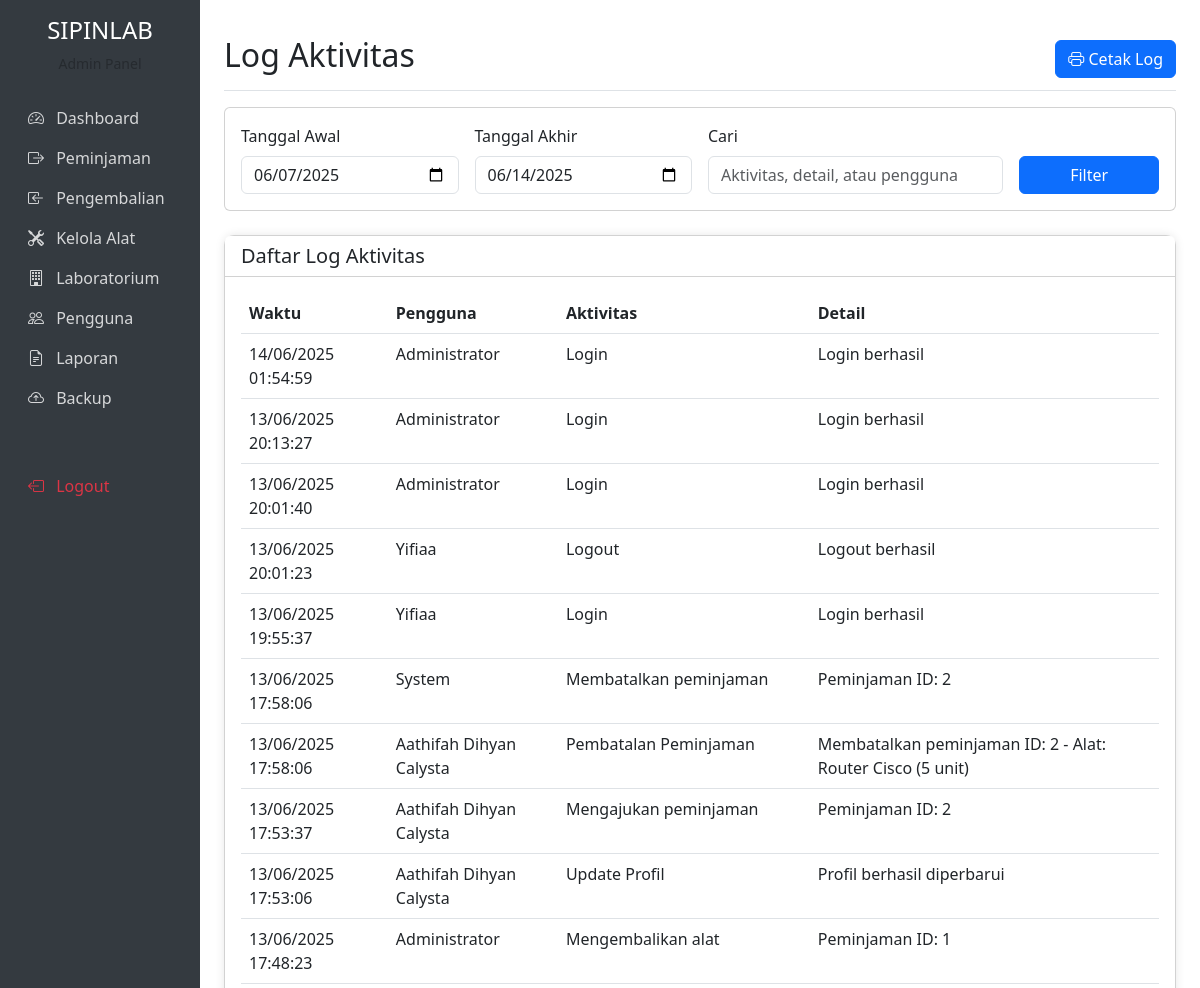
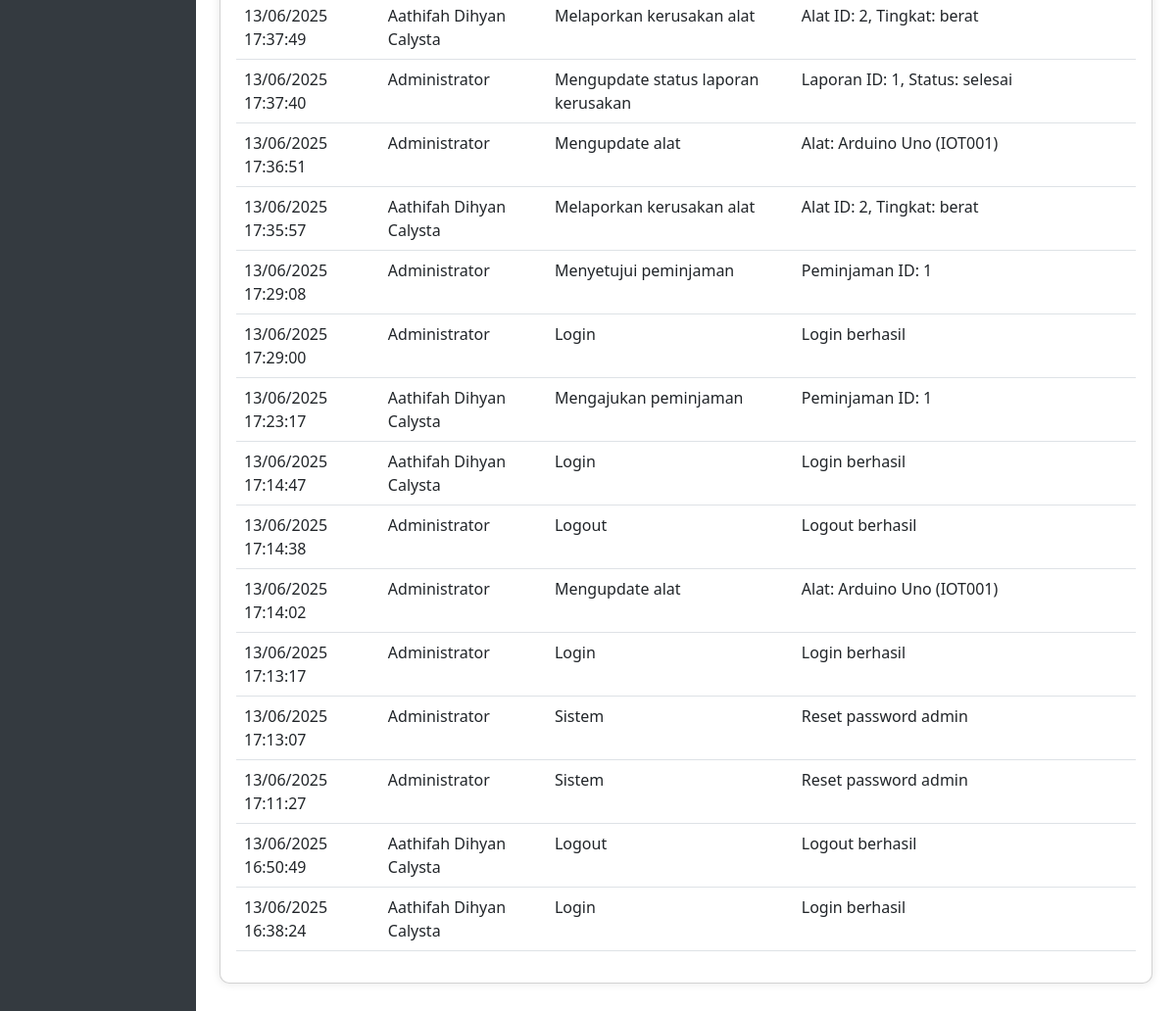
Page /admin/log_aktivitas.php (signed in) on the committed database (2 pictures, top to bottom).
### tables this page shows
CREATE TABLE `log_aktivitas` (
  `id` int NOT NULL AUTO_INCREMENT,
  `id_pengguna` int DEFAULT NULL,
  `aktivitas` varchar(255) NOT NULL,
  `detail` text,
  `created_at` timestamp NOT NULL DEFAULT CURRENT_TIMESTAMP,
  PRIMARY KEY (`id`),
  KEY `idx_log_aktivitas_user` (`id_pengguna`),
  CONSTRAINT `log_aktivitas_ibfk_1` FOREIGN KEY (`id_pengguna`) REFERENCES `pengguna` (`id`)
);

CREATE TABLE `pengguna` (
  `id` int NOT NULL AUTO_INCREMENT,
  `username` varchar(50) NOT NULL,
  `password` varchar(255) NOT NULL,
  `nama_lengkap` varchar(100) NOT NULL,
  `npm` varchar(20) DEFAULT NULL,
  `role` enum('admin','mahasiswa') NOT NULL,
  `created_at` timestamp NOT NULL DEFAULT CURRENT_TIMESTAMP,
  `updated_at` timestamp NOT NULL DEFAULT CURRENT_TIMESTAMP ON UPDATE CURRENT_TIMESTAMP,
  `email` varchar(100) DEFAULT NULL,
  `no_telp` varchar(20) DEFAULT NULL,
  PRIMARY KEY (`id`),
  UNIQUE KEY `username` (`username`),
  UNIQUE KEY `npm` (`npm`),
  KEY `idx_username` (`username`),
  KEY `idx_npm` (`npm`),
  KEY `idx_role` (`role`)
);

### admin/log_aktivitas.php (the view, shortened to what this page needs)
<?php
$database = new Database();
$tanggal_awal = isset($_GET['tanggal_awal']) ? $_GET['tanggal_awal'] : date('Y-m-d', strtotime('-7 days'));
$tanggal_akhir = isset($_GET['tanggal_akhir']) ? $_GET['tanggal_akhir'] : date('Y-m-d');
$search = isset($_GET['search']) ? $_GET['search'] : '';
$conn = $database->getConnection();
$query = "SELECT la.*, u.nama_lengkap
          FROM log_aktivitas la
          LEFT JOIN pengguna u ON la.id_pengguna = u.id
          WHERE la.created_at BETWEEN ? AND ?";
$query .= " ORDER BY la.created_at DESC";
$stmt = $conn->prepare($query);
if (!empty($search)) {
    $search_param = "%$search%";
    $stmt->execute([$tanggal_awal . ' 00:00:00', $tanggal_akhir . ' 23:59:59', $search_param, $search_param, $search_param]);
} else {
    $stmt->execute([$tanggal_awal . ' 00:00:00', $tanggal_akhir . ' 23:59:59']);
}
$log_list = $stmt->fetchAll(PDO::FETCH_ASSOC);
?>
<!DOCTYPE html>
<html lang="id">
<head>
    <link href="https://cdn.jsdelivr.net/npm/bootstrap@5.3.0-alpha1/dist/css/bootstrap.min.css" rel="stylesheet">
    <link rel="stylesheet" href="https://cdn.jsdelivr.net/npm/bootstrap-icons@1.10.0/font/bootstrap-icons.css">
</head>
<body>
    <div class="container-fluid">
        <div class="row">
            <div class="col-md-3 col-lg-2 d-md-block sidebar collapse">
                <div class="position-sticky pt-3">
                    <div class="text-center mb-4">
                        <h4>SIPINLAB</h4>
                        <p class="text-muted small">Admin Panel</p>
                    </div>
                    <ul class="nav flex-column">
                        <li class="nav-item">
                            <a class="nav-link" href="dashboard.php">
                                <i class="bi bi-speedometer2 me-2"></i> Dashboard
                            </a>
                        </li>
                        <li class="nav-item">
                            <a class="nav-link" href="peminjaman.php">
                                <i class="bi bi-box-arrow-right me-2"></i> Peminjaman
                            </a>
                        </li>
                        <li class="nav-item">
                            <a class="nav-link" href="pengembalian.php">
                                <i class="bi bi-box-arrow-in-left me-2"></i> Pengembalian
                            </a>
                        </li>
                        <li class="nav-item">
                            <a class="nav-link" href="alat.php">
                                <i class="bi bi-tools me-2"></i> Kelola Alat
                            </a>
                        </li>
                        <li class="nav-item">
                            <a class="nav-link" href="laboratorium.php">
                                <i class="bi bi-building me-2"></i> Laboratorium
                            </a>
                        </li>
                        <li class="nav-item">
                            <a class="nav-link" href="pengguna.php">
                                <i class="bi bi-people me-2"></i> Pengguna
                            </a>
                        </li>
                        <li class="nav-item">
                            <a class="nav-link" href="laporan.php">
                                <i class="bi bi-file-earmark-text me-2"></i> Laporan
                            </a>
                        </li>
                        <li class="nav-item">
                            <a class="nav-link" href="backup.php">
                                <i class="bi bi-cloud-arrow-up me-2"></i> Backup
                            </a>
                        </li>
                        <li class="nav-item mt-5">
                            <a class="nav-link text-danger" href="../logout.php">
                                <i class="bi bi-box-arrow-left me-2"></i> Logout
                            </a>
                        </li>
                    </ul>
                </div>
            </div>
            <div class="col-md-9 ms-sm-auto col-lg-10 px-md-4 main-content">
                <div class="d-flex justify-content-between flex-wrap flex-md-nowrap align-items-center pt-3 pb-2 mb-3 border-bottom">
                    <h1 class="h2">Log Aktivitas</h1>
                    <button type="button" class="btn btn-primary" onclick="window.print()">
                        <i class="bi bi-printer"></i> Cetak Log
                    </button>
                </div>
                <div class="card mb-4">
                    <div class="card-body">
                        <form action="" method="GET" class="row g-3">
                            <div class="col-md-3">
                                <label for="tanggal_awal" class="form-label">Tanggal Awal</label>
                                <input type="date" class="form-control" id="tanggal_awal" name="tanggal_awal" value="<?php echo $tanggal_awal; ?>">
                            </div>
                            <div class="col-md-3">
                                <label for="tanggal_akhir" class="form-label">Tanggal Akhir</label>
                                <input type="date" class="form-control" id="tanggal_akhir" name="tanggal_akhir" value="<?php echo $tanggal_akhir; ?>">
                            </div>
                            <div class="col-md-4">
                                <label for="search" class="form-label">Cari</label>
                                <input type="text" class="form-control" id="search" name="search" placeholder="Aktivitas, detail, atau pengguna" value="<?php echo $search; ?>">
                            </div>
                            <div class="col-md-2 d-flex align-items-end">
                                <button type="submit" class="btn btn-primary w-100">Filter</button>
                            </div>
                        </form>
                    </div>
                </div>
                <div class="card card-dashboard">
                    <div class="card-header bg-white">
                        <h5 class="mb-0">Daftar Log Aktivitas</h5>
                    </div>
                    <div class="card-body">
                        <?php if (count($log_list) > 0): ?>
                            <div class="table-responsive">
                                <table class="table table-hover">
                                    <thead>
                                        <tr>
                                            <th>Waktu</th>
                                            <th>Pengguna</th>
                                            <th>Aktivitas</th>
                                            <th>Detail</th>
                                        </tr>
                                    </thead>
                                    <tbody>
                                        <?php foreach ($log_list as $log): ?>
                                            <tr>
                                                <td><?php echo date('d/m/Y H:i:s', strtotime($log['created_at'])); ?></td>
                                                <td><?php echo $log['nama_lengkap'] ?? 'System'; ?></td>
                                                <td><?php echo $log['aktivitas']; ?></td>
                                                <td><?php echo $log['detail']; ?></td>
                                            </tr>
                                        <?php endforeach; ?>
                                    </tbody>
                                </table>
                            </div>
                        <?php else: ?>
                            <p class="text-center text-muted">Tidak ada data log aktivitas</p>
                        <?php endif; ?>
                    </div>
                </div>
            </div>
        </div>
    </div>
</body>
</html>

### admin/log_aktivitas.php (style rules this page uses)
.sidebar { min-height: 100vh; background-color: #343a40; color: #fff; }
.sidebar .nav-link { color: rgba(255, 255, 255, 0.8); }
.main-content { padding: 20px; }
.card-dashboard { margin-bottom: 20px; border-radius: 10px; box-shadow: 0 0 10px rgba(0, 0, 0, 0.1); }

### rows in the picture
log_aktivitas: created_at "14/06/2025 01:54:59", id_pengguna.nama_lengkap "Administrator", aktivitas "Login", detail "Login berhasil"
log_aktivitas: created_at "13/06/2025 20:13:27", id_pengguna.nama_lengkap "Administrator", aktivitas "Login", detail "Login berhasil"
log_aktivitas: created_at "13/06/2025 20:01:40", id_pengguna.nama_lengkap "Administrator", aktivitas "Login", detail "Login berhasil"
log_aktivitas: created_at "13/06/2025 20:01:23", id_pengguna.nama_lengkap "Yifiaa", aktivitas "Logout", detail "Logout berhasil"
log_aktivitas: created_at "13/06/2025 19:55:37", id_pengguna.nama_lengkap "Yifiaa", aktivitas "Login", detail "Login berhasil"
log_aktivitas: created_at "13/06/2025 17:58:06", nama_lengkap "System", aktivitas "Membatalkan peminjaman", detail "Peminjaman ID: 2"
log_aktivitas: created_at "13/06/2025 17:58:06", id_pengguna.nama_lengkap "Aathifah Dihyan Calysta", aktivitas "Pembatalan Peminjaman", detail "Membatalkan peminjaman ID: 2 - Alat: Router Cisco (5 unit)"
log_aktivitas: created_at "13/06/2025 17:53:37", id_pengguna.nama_lengkap "Aathifah Dihyan Calysta", aktivitas "Mengajukan peminjaman", detail "Peminjaman ID: 2"
log_aktivitas: created_at "13/06/2025 17:53:06", id_pengguna.nama_lengkap "Aathifah Dihyan Calysta", aktivitas "Update Profil", detail "Profil berhasil diperbarui"
log_aktivitas: created_at "13/06/2025 17:48:23", id_pengguna.nama_lengkap "Administrator", aktivitas "Mengembalikan alat", detail "Peminjaman ID: 1"
log_aktivitas: created_at "13/06/2025 17:37:49", id_pengguna.nama_lengkap "Aathifah Dihyan Calysta", aktivitas "Melaporkan kerusakan alat", detail "Alat ID: 2, Tingkat: berat"
log_aktivitas: created_at "13/06/2025 17:37:40", id_pengguna.nama_lengkap "Administrator", aktivitas "Mengupdate status laporan kerusakan", detail "Laporan ID: 1, Status: selesai"
log_aktivitas: created_at "13/06/2025 17:36:51", id_pengguna.nama_lengkap "Administrator", aktivitas "Mengupdate alat", detail "Alat: Arduino Uno (IOT001)"
log_aktivitas: created_at "13/06/2025 17:35:57", id_pengguna.nama_lengkap "Aathifah Dihyan Calysta", aktivitas "Melaporkan kerusakan alat", detail "Alat ID: 2, Tingkat: berat"
log_aktivitas: created_at "13/06/2025 17:29:08", id_pengguna.nama_lengkap "Administrator", aktivitas "Menyetujui peminjaman", detail "Peminjaman ID: 1"
log_aktivitas: created_at "13/06/2025 17:29:00", id_pengguna.nama_lengkap "Administrator", aktivitas "Login", detail "Login berhasil"
log_aktivitas: created_at "13/06/2025 17:23:17", id_pengguna.nama_lengkap "Aathifah Dihyan Calysta", aktivitas "Mengajukan peminjaman", detail "Peminjaman ID: 1"
log_aktivitas: created_at "13/06/2025 17:14:47", id_pengguna.nama_lengkap "Aathifah Dihyan Calysta", aktivitas "Login", detail "Login berhasil"
log_aktivitas: created_at "13/06/2025 17:14:38", id_pengguna.nama_lengkap "Administrator", aktivitas "Logout", detail "Logout berhasil"
log_aktivitas: created_at "13/06/2025 17:14:02", id_pengguna.nama_lengkap "Administrator", aktivitas "Mengupdate alat", detail "Alat: Arduino Uno (IOT001)"
log_aktivitas: created_at "13/06/2025 17:13:17", id_pengguna.nama_lengkap "Administrator", aktivitas "Login", detail "Login berhasil"
log_aktivitas: created_at "13/06/2025 17:13:07", id_pengguna.nama_lengkap "Administrator", aktivitas "Sistem", detail "Reset password admin"
log_aktivitas: created_at "13/06/2025 17:11:27", id_pengguna.nama_lengkap "Administrator", aktivitas "Sistem", detail "Reset password admin"
log_aktivitas: created_at "13/06/2025 16:50:49", id_pengguna.nama_lengkap "Aathifah Dihyan Calysta", aktivitas "Logout", detail "Logout berhasil"
log_aktivitas: created_at "13/06/2025 16:38:24", id_pengguna.nama_lengkap "Aathifah Dihyan Calysta", aktivitas "Login", detail "Login berhasil"
